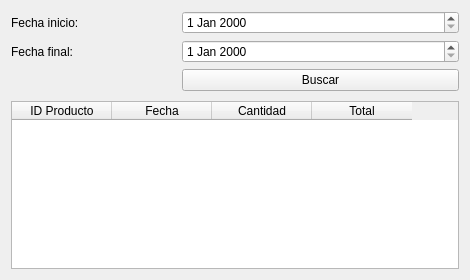
<?xml version="1.0" encoding="UTF-8"?>
<ui version="4.0">
 <class>ReporteVentasRangoFecha</class>
 <widget class="QWidget" name="ReporteVentasRangoFecha">
  <property name="geometry">
   <rect>
    <x>0</x>
    <y>0</y>
    <width>470</width>
    <height>280</height>
   </rect>
  </property>
  <property name="minimumSize">
   <size>
    <width>470</width>
    <height>280</height>
   </size>
  </property>
  <property name="maximumSize">
   <size>
    <width>470</width>
    <height>280</height>
   </size>
  </property>
  <property name="windowTitle">
   <string>Reporte de ventas en rango de fecha</string>
  </property>
  <layout class="QGridLayout" name="gridLayout">
   <item row="0" column="0">
    <layout class="QVBoxLayout" name="lay_ver_principal" stretch="1,2">
     <property name="spacing">
      <number>6</number>
     </property>
     <item>
      <layout class="QFormLayout" name="lay_frm_datos">
       <property name="horizontalSpacing">
        <number>100</number>
       </property>
       <item row="0" column="0">
        <widget class="QLabel" name="lbl_fecha_inicio">
         <property name="text">
          <string>Fecha inicio: </string>
         </property>
        </widget>
       </item>
       <item row="0" column="1">
        <widget class="QDateEdit" name="dat_fecha_inicio"/>
       </item>
       <item row="1" column="0">
        <widget class="QLabel" name="lbl_fecha_final">
         <property name="text">
          <string>Fecha final: </string>
         </property>
        </widget>
       </item>
       <item row="1" column="1">
        <widget class="QDateEdit" name="dat_fecha_final"/>
       </item>
       <item row="2" column="1">
        <widget class="QPushButton" name="btn_buscar">
         <property name="text">
          <string>Buscar</string>
         </property>
        </widget>
       </item>
      </layout>
     </item>
     <item>
      <widget class="QTableWidget" name="tbl_ventas">
       <property name="enabled">
        <bool>true</bool>
       </property>
       <column>
        <property name="text">
         <string>ID Producto</string>
        </property>
       </column>
       <column>
        <property name="text">
         <string>Fecha</string>
        </property>
       </column>
       <column>
        <property name="text">
         <string>Cantidad</string>
        </property>
       </column>
       <column>
        <property name="text">
         <string>Total</string>
        </property>
       </column>
      </widget>
     </item>
    </layout>
   </item>
  </layout>
 </widget>
 <resources/>
 <connections/>
</ui>
